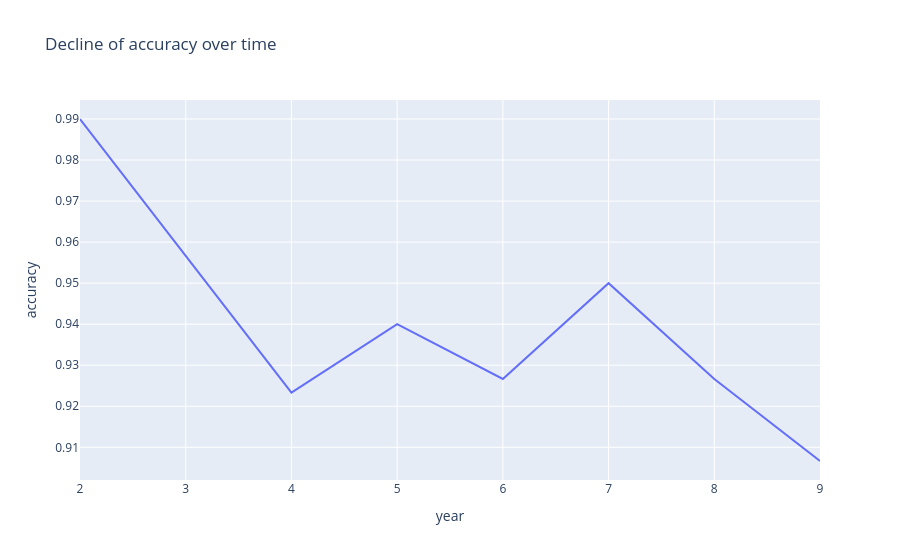

Notebook source saved alongside this figure:
### Markdown cell above
Over time, the people of Driftistan gradually learn new digits. In year 3, they add the digit 3, in year 4, the digit 4 etc. 
You did not retrain your model since year 2. Let's see how well it performs over time.

### Code cell
years=np.arange(2,10)

Accuracy=[]

for year in years :

    max_digit=year

    indices=np.where(test_y<max_digit+1)
    test=test_X[indices]/256
    test=test.reshape((test.shape[0],test.shape[1]*test.shape[2]))
    true_y=test_y[indices]
    true_y[true_y!=1]=0

    test_indices=np.random.choice(test.shape[0], test_size, replace=False)

    test=test[test_indices]
    true_y=true_y[test_indices]

    pred_y=clf.predict(test)
    accuracy=accuracy_score(true_y, pred_y)
    Accuracy=Accuracy+[accuracy]
    print(f"accuracy on year {year} is : {accuracy}")

figure = px.line({'year':years,'accuracy':Accuracy}, x='year', y='accuracy', title="Decline of accuracy over time")
figure.show()

### Figure 1 — Plotly figure (JSON) as saved in the notebook; plotly's stock layout.template omitted (floating-point values rounded to 4 significant figures)
{"data": [{"hovertemplate": "year=%{x}<br>accuracy=%{y}<extra></extra>", "legendgroup": "", "line": {"color": "#636efa", "dash": "solid"}, "marker": {"symbol": "circle"}, "mode": "lines", "name": "", "orientation": "v", "showlegend": false, "type": "scatter", "x": [2, 3, 4, 5, 6, 7, 8, 9], "xaxis": "x", "y": [0.99, 0.9567, 0.9233, 0.94, 0.9267, 0.95, 0.9267, 0.9067], "yaxis": "y"}], "layout": {"legend": {"tracegroupgap": 0}, "title": {"text": "Decline of accuracy over time"}, "xaxis": {"anchor": "y", "domain": [0, 1], "title": {"text": "year"}}, "yaxis": {"anchor": "x", "domain": [0, 1], "title": {"text": "accuracy"}}}}
